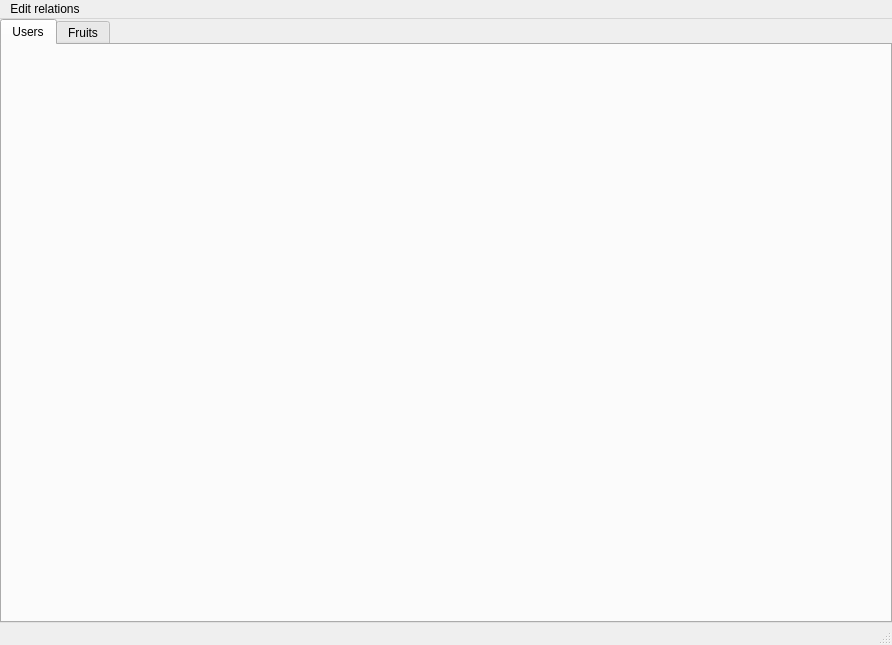
<?xml version="1.0" encoding="UTF-8"?>
<ui version="4.0">
 <class>view::MainWindow</class>
 <widget class="QMainWindow" name="view::MainWindow">
  <property name="geometry">
   <rect>
    <x>0</x>
    <y>0</y>
    <width>892</width>
    <height>645</height>
   </rect>
  </property>
  <property name="windowTitle">
   <string>Delayed Resource Lock Service Test Program</string>
  </property>
  <widget class="QWidget" name="centralwidget">
   <layout class="QHBoxLayout" name="horizontalLayout">
    <property name="spacing">
     <number>0</number>
    </property>
    <property name="leftMargin">
     <number>0</number>
    </property>
    <property name="topMargin">
     <number>0</number>
    </property>
    <property name="rightMargin">
     <number>0</number>
    </property>
    <property name="bottomMargin">
     <number>0</number>
    </property>
    <item>
     <widget class="QTabWidget" name="tabWidget">
      <property name="currentIndex">
       <number>0</number>
      </property>
      <widget class="QWidget" name="usersTab">
       <attribute name="title">
        <string>Users</string>
       </attribute>
       <layout class="QVBoxLayout" name="verticalLayout">
        <property name="spacing">
         <number>0</number>
        </property>
        <property name="leftMargin">
         <number>0</number>
        </property>
        <property name="topMargin">
         <number>0</number>
        </property>
        <property name="rightMargin">
         <number>0</number>
        </property>
        <property name="bottomMargin">
         <number>0</number>
        </property>
       </layout>
      </widget>
      <widget class="QWidget" name="fruitsTab">
       <attribute name="title">
        <string>Fruits</string>
       </attribute>
       <layout class="QVBoxLayout" name="verticalLayout_2">
        <property name="spacing">
         <number>0</number>
        </property>
        <property name="leftMargin">
         <number>0</number>
        </property>
        <property name="topMargin">
         <number>0</number>
        </property>
        <property name="rightMargin">
         <number>0</number>
        </property>
        <property name="bottomMargin">
         <number>0</number>
        </property>
       </layout>
      </widget>
     </widget>
    </item>
   </layout>
  </widget>
  <widget class="QMenuBar" name="menubar">
   <property name="geometry">
    <rect>
     <x>0</x>
     <y>0</y>
     <width>892</width>
     <height>22</height>
    </rect>
   </property>
   <widget class="QMenu" name="relationsMenu">
    <property name="title">
     <string>Edit relations</string>
    </property>
    <addaction name="fruitUserAction"/>
   </widget>
   <addaction name="relationsMenu"/>
  </widget>
  <widget class="QStatusBar" name="statusbar"/>
  <action name="fruitUserAction">
   <property name="text">
    <string>Fruit - User</string>
   </property>
  </action>
 </widget>
 <resources/>
 <connections/>
</ui>
